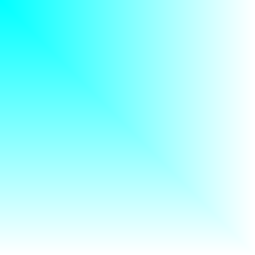
Frame 1 (no input)
Frame 60 (the mouse pressed at the canvas centre just before this capture): identical to frame 1, image omitted
Frame 120 (the mouse held since frame 60 and released just before this capture): identical to frame 1, image omitted

The Processing sketch that drew this single still picture (run headless with seeded random() and noise(); from frame 60 on, the mouse is pressed at the canvas centre):

// Processing sketch: T018_pixels02
// ── T018_pixels02.pde
void setup(){
  size(255,255);
  PImage img = createImage(255,255,RGB);
  for(int x=0; x<width; x++){
    for(int y=0; y<height; y++){
      int loc = x+y*width;
      int intense = max(x,y);
      if(intense<0){ intense=0;}
      if(intense>255){ intense=255;}
      img.pixels[loc]=color(intense,255,255);
    }
  }
  background(img);
}
void draw(){
  
}
